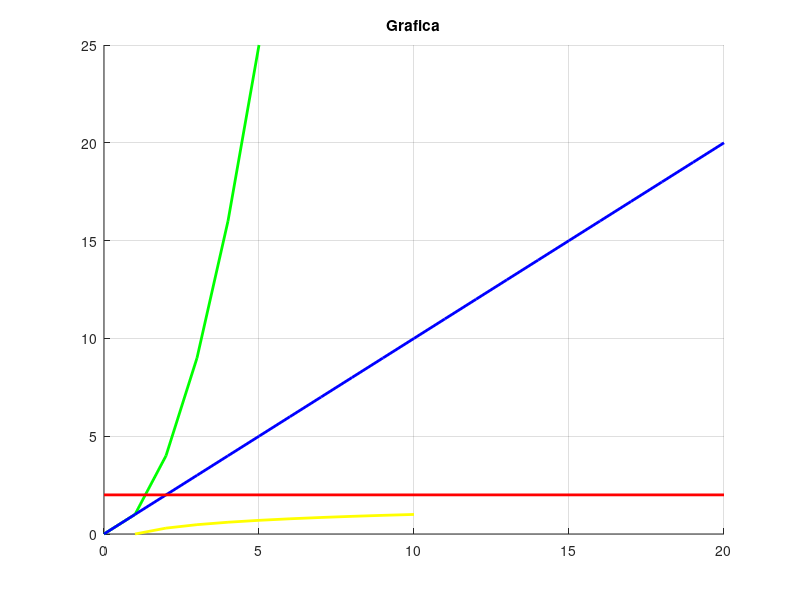

The MATLAB source for this figure:
 close all
 clear all
 clc

 load logaritmica.txt
 x1 = logaritmica(:,1);
 y1 = logaritmica(:,2);

 load cuadratica.txt
 x2 = cuadratica(:,1);
 y2 = cuadratica(:,2);

 load lineal1.txt
 x3 = lineal1(:,1);
 y3 = lineal1(:,2);

 load constante.txt
 x4 = constante(:,1);
 y4 = constante(:,2);



 figure()
 title('Grafica')
 hold on
 plot(x1,y1,'y','linewidth',2)
 grid on
 plot(x2,y2,'g','linewidth',2)
 hold on
 plot(x3,y3,'b','linewidth',2)
 grid on
 plot(x4,y4,'r','linewidth',2)

